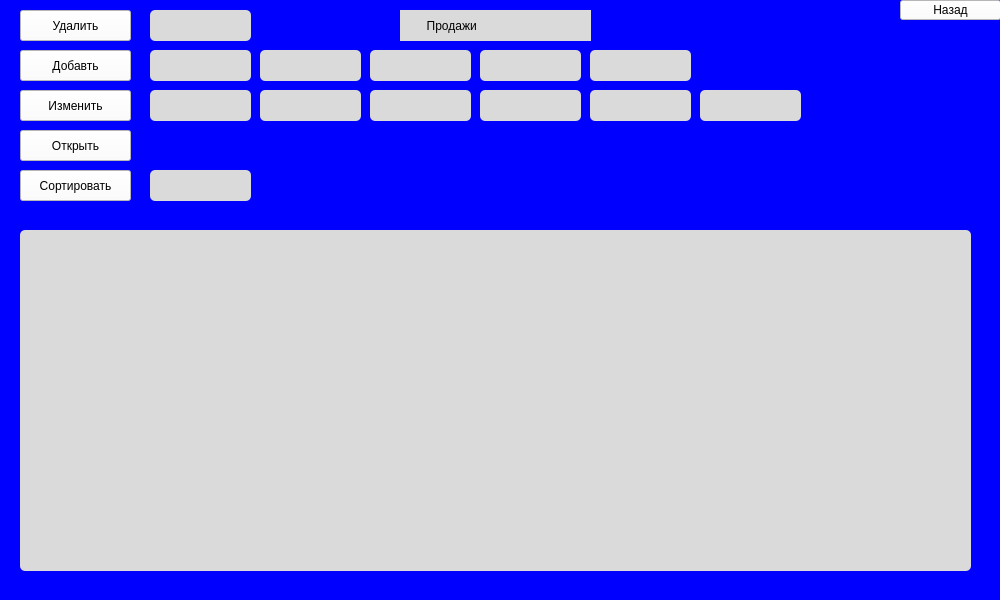
<?xml version="1.0" encoding="UTF-8"?>
<ui version="4.0">
 <class>MainWindow</class>
 <widget class="QMainWindow" name="MainWindow">
  <property name="geometry">
   <rect>
    <x>0</x>
    <y>0</y>
    <width>1000</width>
    <height>600</height>
   </rect>
  </property>
  <property name="minimumSize">
   <size>
    <width>1000</width>
    <height>600</height>
   </size>
  </property>
  <property name="maximumSize">
   <size>
    <width>1000</width>
    <height>600</height>
   </size>
  </property>
  <property name="sizeIncrement">
   <size>
    <width>1000</width>
    <height>800</height>
   </size>
  </property>
  <property name="baseSize">
   <size>
    <width>1000</width>
    <height>600</height>
   </size>
  </property>
  <property name="windowTitle">
   <string>drivers</string>
  </property>
  <property name="styleSheet">
   <string notr="true">background-color: rgb(0, 0, 255);
font: 75 12pt &quot;Fixedsys&quot;;
</string>
  </property>
  <widget class="QWidget" name="centralwidget">
   <widget class="QTableWidget" name="tableWidget">
    <property name="geometry">
     <rect>
      <x>20</x>
      <y>230</y>
      <width>951</width>
      <height>341</height>
     </rect>
    </property>
    <property name="styleSheet">
     <string notr="true">background-color: rgb(218, 218, 218);
border-radius: 5px;</string>
    </property>
    <property name="dragEnabled">
     <bool>true</bool>
    </property>
   </widget>
   <widget class="QPushButton" name="Dell">
    <property name="geometry">
     <rect>
      <x>20</x>
      <y>10</y>
      <width>111</width>
      <height>31</height>
     </rect>
    </property>
    <property name="styleSheet">
     <string notr="true">background-color: rgb(255, 255, 255);
</string>
    </property>
    <property name="text">
     <string>Удалить</string>
    </property>
   </widget>
   <widget class="QPushButton" name="Add">
    <property name="geometry">
     <rect>
      <x>20</x>
      <y>50</y>
      <width>111</width>
      <height>31</height>
     </rect>
    </property>
    <property name="styleSheet">
     <string notr="true">background-color: rgb(255, 255, 255);</string>
    </property>
    <property name="text">
     <string>Добавть</string>
    </property>
   </widget>
   <widget class="QPushButton" name="Change">
    <property name="geometry">
     <rect>
      <x>20</x>
      <y>90</y>
      <width>111</width>
      <height>31</height>
     </rect>
    </property>
    <property name="styleSheet">
     <string notr="true">background-color: rgb(255, 255, 255);</string>
    </property>
    <property name="text">
     <string>Изменить</string>
    </property>
   </widget>
   <widget class="QPushButton" name="Open">
    <property name="geometry">
     <rect>
      <x>20</x>
      <y>130</y>
      <width>111</width>
      <height>31</height>
     </rect>
    </property>
    <property name="styleSheet">
     <string notr="true">background-color: rgb(255, 255, 255);</string>
    </property>
    <property name="text">
     <string>Открыть</string>
    </property>
   </widget>
   <widget class="QPushButton" name="Sort">
    <property name="geometry">
     <rect>
      <x>20</x>
      <y>170</y>
      <width>111</width>
      <height>31</height>
     </rect>
    </property>
    <property name="styleSheet">
     <string notr="true">background-color: rgb(255, 255, 255);</string>
    </property>
    <property name="text">
     <string>Сортировать</string>
    </property>
   </widget>
   <widget class="QPushButton" name="Back">
    <property name="geometry">
     <rect>
      <x>900</x>
      <y>0</y>
      <width>101</width>
      <height>20</height>
     </rect>
    </property>
    <property name="styleSheet">
     <string notr="true">background-color: rgb(255, 255, 255);
</string>
    </property>
    <property name="text">
     <string>Назад</string>
    </property>
   </widget>
   <widget class="QLineEdit" name="DellLine">
    <property name="geometry">
     <rect>
      <x>150</x>
      <y>10</y>
      <width>101</width>
      <height>31</height>
     </rect>
    </property>
    <property name="styleSheet">
     <string notr="true">background-color: rgb(218, 218, 218);
border-radius: 5px;</string>
    </property>
   </widget>
   <widget class="QLineEdit" name="AddLine">
    <property name="geometry">
     <rect>
      <x>150</x>
      <y>50</y>
      <width>101</width>
      <height>31</height>
     </rect>
    </property>
    <property name="styleSheet">
     <string notr="true">background-color: rgb(218, 218, 218);
border-radius: 5px;</string>
    </property>
   </widget>
   <widget class="QLineEdit" name="AddLine_1">
    <property name="geometry">
     <rect>
      <x>260</x>
      <y>50</y>
      <width>101</width>
      <height>31</height>
     </rect>
    </property>
    <property name="styleSheet">
     <string notr="true">background-color: rgb(218, 218, 218);
border-radius: 5px;</string>
    </property>
   </widget>
   <widget class="QLineEdit" name="AddLine_2">
    <property name="geometry">
     <rect>
      <x>370</x>
      <y>50</y>
      <width>101</width>
      <height>31</height>
     </rect>
    </property>
    <property name="styleSheet">
     <string notr="true">background-color: rgb(218, 218, 218);
border-radius: 5px;</string>
    </property>
   </widget>
   <widget class="QLineEdit" name="AddLine_3">
    <property name="geometry">
     <rect>
      <x>480</x>
      <y>50</y>
      <width>101</width>
      <height>31</height>
     </rect>
    </property>
    <property name="styleSheet">
     <string notr="true">background-color: rgb(218, 218, 218);
border-radius: 5px;</string>
    </property>
   </widget>
   <widget class="QLineEdit" name="ChangeLine_4">
    <property name="geometry">
     <rect>
      <x>590</x>
      <y>90</y>
      <width>101</width>
      <height>31</height>
     </rect>
    </property>
    <property name="styleSheet">
     <string notr="true">background-color: rgb(218, 218, 218);
border-radius: 5px;</string>
    </property>
   </widget>
   <widget class="QLineEdit" name="ChangeLine_1">
    <property name="geometry">
     <rect>
      <x>260</x>
      <y>90</y>
      <width>101</width>
      <height>31</height>
     </rect>
    </property>
    <property name="styleSheet">
     <string notr="true">background-color: rgb(218, 218, 218);
border-radius: 5px;</string>
    </property>
   </widget>
   <widget class="QLineEdit" name="ChangeLine_2">
    <property name="geometry">
     <rect>
      <x>370</x>
      <y>90</y>
      <width>101</width>
      <height>31</height>
     </rect>
    </property>
    <property name="styleSheet">
     <string notr="true">background-color: rgb(218, 218, 218);
border-radius: 5px;</string>
    </property>
   </widget>
   <widget class="QLineEdit" name="ChangeLine_3">
    <property name="geometry">
     <rect>
      <x>480</x>
      <y>90</y>
      <width>101</width>
      <height>31</height>
     </rect>
    </property>
    <property name="styleSheet">
     <string notr="true">background-color: rgb(218, 218, 218);
border-radius: 5px;</string>
    </property>
   </widget>
   <widget class="QLineEdit" name="ChangeLine">
    <property name="geometry">
     <rect>
      <x>150</x>
      <y>90</y>
      <width>101</width>
      <height>31</height>
     </rect>
    </property>
    <property name="styleSheet">
     <string notr="true">background-color: rgb(218, 218, 218);
border-radius: 5px;</string>
    </property>
   </widget>
   <widget class="QLineEdit" name="lineEdit_13">
    <property name="geometry">
     <rect>
      <x>150</x>
      <y>170</y>
      <width>101</width>
      <height>31</height>
     </rect>
    </property>
    <property name="styleSheet">
     <string notr="true">background-color: rgb(218, 218, 218);
border-radius: 5px;</string>
    </property>
   </widget>
   <widget class="QLineEdit" name="AddLine_4">
    <property name="geometry">
     <rect>
      <x>590</x>
      <y>50</y>
      <width>101</width>
      <height>31</height>
     </rect>
    </property>
    <property name="styleSheet">
     <string notr="true">background-color: rgb(218, 218, 218);
border-radius: 5px;</string>
    </property>
   </widget>
   <widget class="QLineEdit" name="ChangeLine_5">
    <property name="geometry">
     <rect>
      <x>700</x>
      <y>90</y>
      <width>101</width>
      <height>31</height>
     </rect>
    </property>
    <property name="styleSheet">
     <string notr="true">background-color: rgb(218, 218, 218);
border-radius: 5px;</string>
    </property>
   </widget>
   <widget class="QLabel" name="label">
    <property name="geometry">
     <rect>
      <x>400</x>
      <y>10</y>
      <width>191</width>
      <height>31</height>
     </rect>
    </property>
    <property name="styleSheet">
     <string notr="true">background-color: rgb(218, 218, 218);</string>
    </property>
    <property name="text">
     <string>        Продажи</string>
    </property>
   </widget>
  </widget>
 </widget>
 <resources/>
 <connections/>
</ui>
